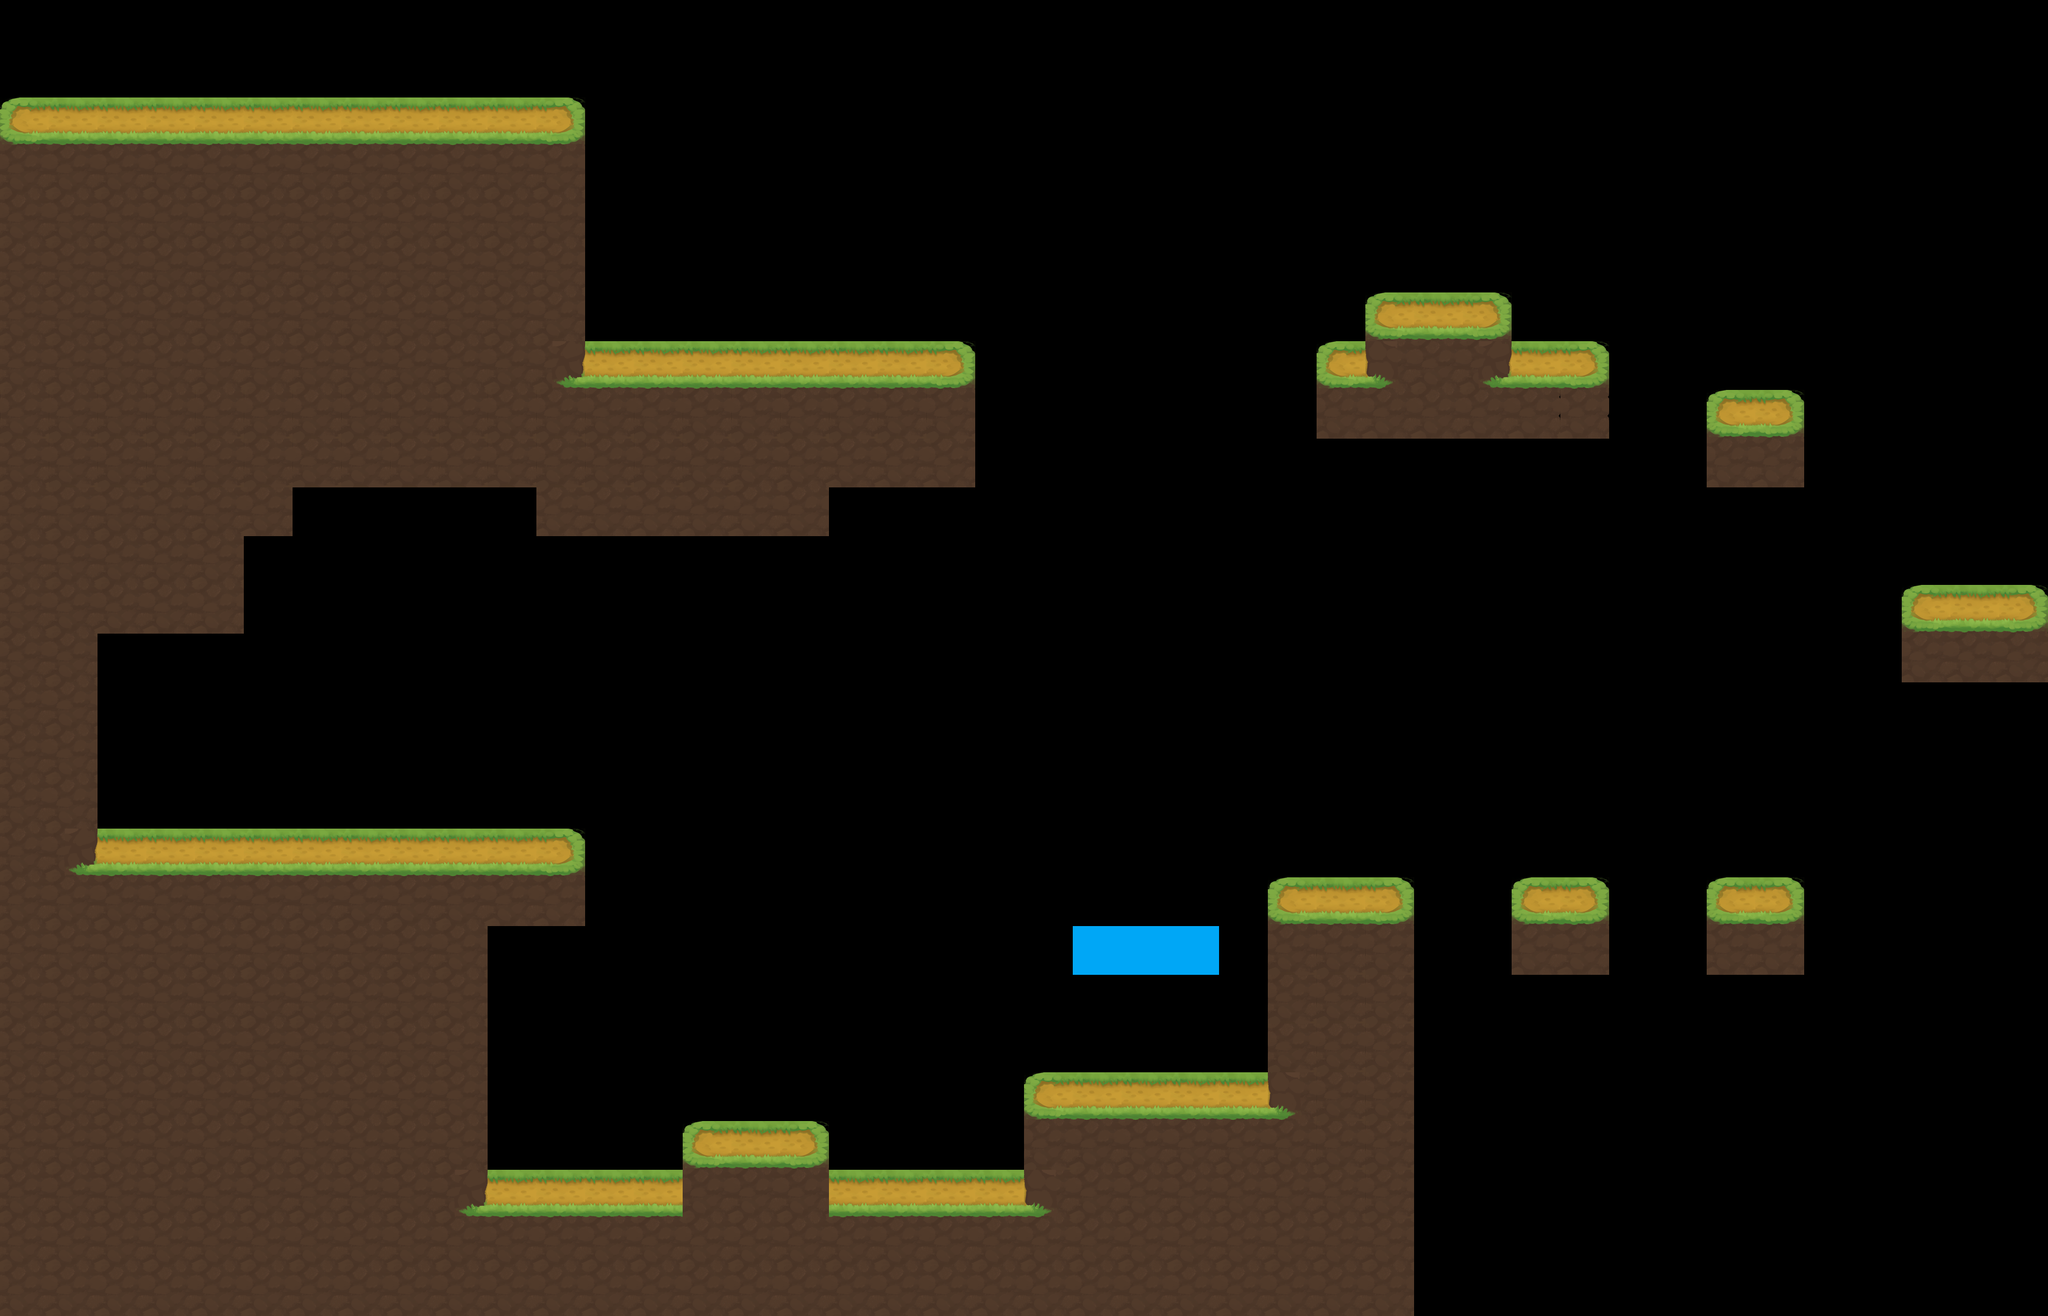

This game map was drawn from its Tiled (.tmx) file and the tilesets committed beside it. A one-line description and the full map source follow:
An orthogonal 42x27 tile map with 80x80 px tiles, 2 tile layers (ground, plateform), 2 tilesets.

<map version="1.4" tiledversion="1.4.3" orientation="orthogonal" renderorder="right-down" width="42" height="27" tilewidth="80" tileheight="80" infinite="0" nextlayerid="3" nextobjectid="1">
 <editorsettings>
  <export target="../../src/main/Level01.tscn" format="Godot" />
 </editorsettings>
 <properties>
  <property name="projectRoot" value="C:/Mega/MEGAsync/Dev/Games/Godot/Tutos/GDQuest/02-2D Platform Character/" />
 </properties>
 <tileset firstgid="1" source="Map.tsx" />
 <tileset firstgid="11" source="prototype.tsx" />
 <layer id="1" name="ground" width="42" height="27">
  <data encoding="csv">
0,0,0,0,0,0,0,0,0,0,0,0,0,0,0,0,0,0,0,0,0,0,0,0,0,0,0,0,0,0,0,0,0,0,0,0,0,0,0,0,0,0,
0,0,0,0,0,0,0,0,0,0,0,0,0,0,0,0,0,0,0,0,0,0,0,0,0,0,0,0,0,0,0,0,0,0,0,0,0,0,0,0,0,0,
1,2,2,2,2,2,2,2,2,2,2,3,0,0,0,0,0,0,0,0,0,0,0,0,0,0,0,0,0,0,0,0,0,0,0,0,0,0,0,0,0,0,
6,6,6,6,6,6,6,6,6,6,6,6,0,0,0,0,0,0,0,0,0,0,0,0,0,0,0,0,0,0,0,0,0,0,0,0,0,0,0,0,0,0,
6,6,6,6,6,6,6,6,6,6,6,6,0,0,0,0,0,0,0,0,0,0,0,0,0,0,0,0,0,0,0,0,0,0,0,0,0,0,0,0,0,0,
6,6,6,6,6,6,6,6,6,6,6,6,0,0,0,0,0,0,0,0,0,0,0,0,0,0,0,0,0,0,0,0,0,0,0,0,0,0,0,0,0,0,
6,6,6,6,6,6,6,6,6,6,6,6,0,0,0,0,0,0,0,0,0,0,0,0,0,0,0,0,1,2,3,0,0,0,0,0,0,0,0,0,0,0,
6,6,6,6,6,6,6,6,6,6,6,5,2,2,2,2,2,2,2,3,0,0,0,0,0,0,0,1,4,7,5,2,3,0,0,0,0,0,0,0,0,0,
9,9,9,9,9,9,9,9,9,9,9,9,9,9,9,9,9,9,9,9,0,0,0,0,0,0,0,7,7,7,7,8,8,0,0,1,3,0,0,0,0,0,
6,9,9,9,9,9,9,9,9,9,9,9,9,9,9,6,6,6,6,6,0,0,0,0,0,0,0,0,0,0,0,0,0,0,0,6,6,0,0,0,0,0,
6,6,6,6,6,6,0,0,0,0,0,6,6,6,6,6,6,0,0,0,0,0,0,0,0,0,0,0,0,0,0,0,0,0,0,0,0,0,0,0,0,0,
6,6,6,6,6,0,0,0,0,0,0,0,0,0,0,0,0,0,0,0,0,0,0,0,0,0,0,0,0,0,0,0,0,0,0,0,0,0,0,0,0,0,
6,6,6,6,6,0,0,0,0,0,0,0,0,0,0,0,0,0,0,0,0,0,0,0,0,0,0,0,0,0,0,0,0,0,0,0,0,0,0,1,2,3,
6,6,0,0,0,0,0,0,0,0,0,0,0,0,0,0,0,0,0,0,0,0,0,0,0,0,0,0,0,0,0,0,0,0,0,0,0,0,0,6,6,6,
6,6,0,0,0,0,0,0,0,0,0,0,0,0,0,0,0,0,0,0,0,0,0,0,0,0,0,0,0,0,0,0,0,0,0,0,0,0,0,0,0,0,
6,6,0,0,0,0,0,0,0,0,0,0,0,0,0,0,0,0,0,0,0,0,0,0,0,0,0,0,0,0,0,0,0,0,0,0,0,0,0,0,0,0,
6,6,0,0,0,0,0,0,0,0,0,0,0,0,0,0,0,0,0,0,0,0,0,0,0,0,0,0,0,0,0,0,0,0,0,0,0,0,0,0,0,0,
6,5,2,2,2,2,2,2,2,2,2,3,0,0,0,0,0,0,0,0,0,0,0,0,0,0,0,0,0,0,0,0,0,0,0,0,0,0,0,0,0,0,
6,6,6,6,6,6,6,6,6,6,6,6,0,0,0,0,0,0,0,0,0,0,0,0,0,0,1,2,3,0,0,1,3,0,0,1,3,0,0,0,0,0,
6,6,6,6,6,6,6,6,6,6,0,0,0,0,0,0,0,0,0,0,0,0,0,0,0,0,9,9,9,0,0,7,7,0,0,7,7,0,0,0,0,0,
6,6,6,6,6,6,6,6,6,6,0,0,0,0,0,0,0,0,0,0,0,0,0,0,0,0,9,9,9,0,0,0,0,0,0,0,0,0,0,0,0,0,
6,6,6,6,6,6,6,6,6,6,0,0,0,0,0,0,0,0,0,0,0,0,0,0,0,0,9,9,9,0,0,0,0,0,0,0,0,0,0,0,0,0,
6,6,6,6,6,6,6,6,6,6,0,0,0,0,0,0,0,0,0,0,0,1,2,2,2,2,4,9,9,0,0,0,0,0,0,0,0,0,0,0,0,0,
6,6,6,6,6,6,6,6,6,6,0,0,0,0,1,2,3,0,0,0,0,9,7,7,7,7,7,9,9,0,0,0,0,0,0,0,0,0,0,0,0,0,
7,6,7,6,6,6,6,6,6,5,2,2,2,2,7,7,7,2,2,2,2,4,6,6,6,6,6,6,9,0,0,0,0,0,0,0,0,0,0,0,0,0,
6,6,6,6,6,6,6,6,6,6,6,6,6,6,6,6,6,6,6,6,6,6,6,6,6,6,6,6,6,0,0,0,0,0,0,0,0,0,0,0,0,0,
6,6,6,6,6,6,6,6,6,6,6,6,6,6,6,6,6,6,6,6,6,6,6,6,6,6,6,6,6,0,0,0,0,0,0,0,0,0,0,0,0,0
</data>
 </layer>
 <layer id="2" name="plateform" width="42" height="27">
  <data encoding="csv">
0,0,0,0,0,0,0,0,0,0,0,0,0,0,0,0,0,0,0,0,0,0,0,0,0,0,0,0,0,0,0,0,0,0,0,0,0,0,0,0,0,0,
0,0,0,0,0,0,0,0,0,0,0,0,0,0,0,0,0,0,0,0,0,0,0,0,0,0,0,0,0,0,0,0,0,0,0,0,0,0,0,0,0,0,
0,0,0,0,0,0,0,0,0,0,0,0,0,0,0,0,0,0,0,0,0,0,0,0,0,0,0,0,0,0,0,0,0,0,0,0,0,0,0,0,0,0,
0,0,0,0,0,0,0,0,0,0,0,0,0,0,0,0,0,0,0,0,0,0,0,0,0,0,0,0,0,0,0,0,0,0,0,0,0,0,0,0,0,0,
0,0,0,0,0,0,0,0,0,0,0,0,0,0,0,0,0,0,0,0,0,0,0,0,0,0,0,0,0,0,0,0,0,0,0,0,0,0,0,0,0,0,
0,0,0,0,0,0,0,0,0,0,0,0,0,0,0,0,0,0,0,0,0,0,0,0,0,0,0,0,0,0,0,0,0,0,0,0,0,0,0,0,0,0,
0,0,0,0,0,0,0,0,0,0,0,0,0,0,0,0,0,0,0,0,0,0,0,0,0,0,0,0,0,0,0,0,0,0,0,0,0,0,0,0,0,0,
0,0,0,0,0,0,0,0,0,0,0,0,0,0,0,0,0,0,0,0,0,0,0,0,0,0,0,0,0,0,0,0,0,0,0,0,0,0,0,0,0,0,
0,0,0,0,0,0,0,0,0,0,0,0,0,0,0,0,0,0,0,0,0,0,0,0,0,0,0,0,0,0,0,0,0,0,0,0,0,0,0,0,0,0,
0,0,0,0,0,0,0,0,0,0,0,0,0,0,0,0,0,0,0,0,0,0,0,0,0,0,0,0,0,0,0,0,0,0,0,0,0,0,0,0,0,0,
0,0,0,0,0,0,0,0,0,0,0,0,0,0,0,0,0,0,0,0,0,0,0,0,0,0,0,0,0,0,0,0,0,0,0,0,0,0,0,0,0,0,
0,0,0,0,0,0,0,0,0,0,0,0,0,0,0,0,0,0,0,0,0,0,0,0,0,0,0,0,0,0,0,0,0,0,0,0,0,0,0,0,0,0,
0,0,0,0,0,0,0,0,0,0,0,0,0,0,0,0,0,0,0,0,0,0,0,0,0,0,0,0,0,0,0,0,0,0,0,0,0,0,0,0,0,0,
0,0,0,0,0,0,0,0,0,0,0,0,0,0,0,0,0,0,0,0,0,0,0,0,0,0,0,0,0,0,0,0,0,0,0,0,0,0,0,0,0,0,
0,0,0,0,0,0,0,0,0,0,0,0,0,0,0,0,0,0,0,0,0,0,0,0,0,0,0,0,0,0,0,0,0,0,0,0,0,0,0,0,0,0,
0,0,0,0,0,0,0,0,0,0,0,0,0,0,0,0,0,0,0,0,0,0,0,0,0,0,0,0,0,0,0,0,0,0,0,0,0,0,0,0,0,0,
0,0,0,0,0,0,0,0,0,0,0,0,0,0,0,0,0,0,0,0,0,0,0,0,0,0,0,0,0,0,0,0,0,0,0,0,0,0,0,0,0,0,
0,0,0,0,0,0,0,0,0,0,0,0,0,0,0,0,0,0,0,0,0,0,0,0,0,0,0,0,0,0,0,0,0,0,0,0,0,0,0,0,0,0,
0,0,0,0,0,0,0,0,0,0,0,0,0,0,0,0,0,0,0,0,0,0,0,0,0,0,0,0,0,0,0,0,0,0,0,0,0,0,0,0,0,0,
0,0,0,0,0,0,0,0,0,0,0,0,0,0,0,0,0,0,0,0,0,0,12,12,12,0,0,0,0,0,0,0,0,0,0,0,0,0,0,0,0,0,
0,0,0,0,0,0,0,0,0,0,0,0,0,0,0,0,0,0,0,0,0,0,0,0,0,0,0,0,0,0,0,0,0,0,0,0,0,0,0,0,0,0,
0,0,0,0,0,0,0,0,0,0,0,0,0,0,0,0,0,0,0,0,0,0,0,0,0,0,0,0,0,0,0,0,0,0,0,0,0,0,0,0,0,0,
0,0,0,0,0,0,0,0,0,0,0,0,0,0,0,0,0,0,0,0,0,0,0,0,0,0,0,0,0,0,0,0,0,0,0,0,0,0,0,0,0,0,
0,0,0,0,0,0,0,0,0,0,0,0,0,0,0,0,0,0,0,0,0,0,0,0,0,0,0,0,0,0,0,0,0,0,0,0,0,0,0,0,0,0,
0,0,0,0,0,0,0,0,0,0,0,0,0,0,0,0,0,0,0,0,0,0,0,0,0,0,0,0,0,0,0,0,0,0,0,0,0,0,0,0,0,0,
0,0,0,0,0,0,0,0,0,0,0,0,0,0,0,0,0,0,0,0,0,0,0,0,0,0,0,0,0,0,0,0,0,0,0,0,0,0,0,0,0,0,
0,0,0,0,0,0,0,0,0,0,0,0,0,0,0,0,0,0,0,0,0,0,0,0,0,0,0,0,0,0,0,0,0,0,0,0,0,0,0,0,0,0
</data>
 </layer>
</map>
